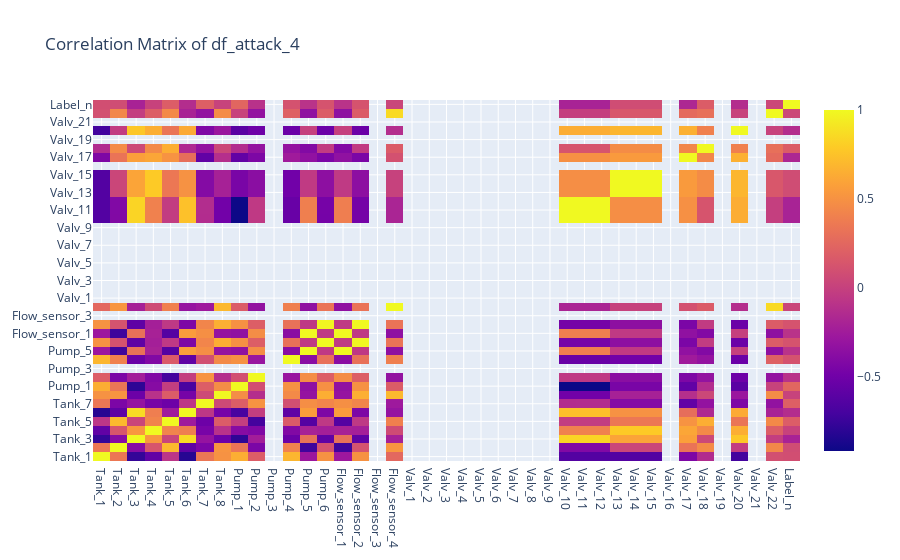

This figure's notebook cell:
### Code cell


### Figure 1 — Plotly figure (JSON) as saved in the notebook; plotly's stock layout.template omitted (floating-point values rounded to 4 significant figures; data arrays with more than 128 entries replaced by an {"elided": "..."} marker saying what was removed)
{"data": [{"type": "heatmap", "x": ["Tank_1", "Tank_2", "Tank_3", "Tank_4", "Tank_5", "Tank_6", "Tank_7", "Tank_8", "Pump_1", "Pump_2", "Pump_3", "Pump_4", "Pump_5", "Pump_6", "Flow_sensor_1", "Flow_sensor_2", "Flow_sensor_3", "Flow_sensor_4", "Valv_1", "Valv_2", "Valv_3", "Valv_4", "Valv_5", "Valv_6", "Valv_7", "Valv_8", "Valv_9", "Valv_10", "Valv_11", "Valv_12", "Valv_13", "Valv_14", "Valv_15", "Valv_16", "Valv_17", "Valv_18", "Valv_19", "Valv_20", "Valv_21", "Valv_22", "Label_n"], "y": ["Tank_1", "Tank_2", "Tank_3", "Tank_4", "Tank_5", "Tank_6", "Tank_7", "Tank_8", "Pump_1", "Pump_2", "Pump_3", "Pump_4", "Pump_5", "Pump_6", "Flow_sensor_1", "Flow_sensor_2", "Flow_sensor_3", "Flow_sensor_4", "Valv_1", "Valv_2", "Valv_3", "Valv_4", "Valv_5", "Valv_6", "Valv_7", "Valv_8", "Valv_9", "Valv_10", "Valv_11", "Valv_12", "Valv_13", "Valv_14", "Valv_15", "Valv_16", "Valv_17", "Valv_18", "Valv_19", "Valv_20", "Valv_21", "Valv_22", "Label_n"], "z": {"elided": "41x41 float values"}}], "layout": {"title": {"text": "Correlation Matrix of df_attack_4"}}}
